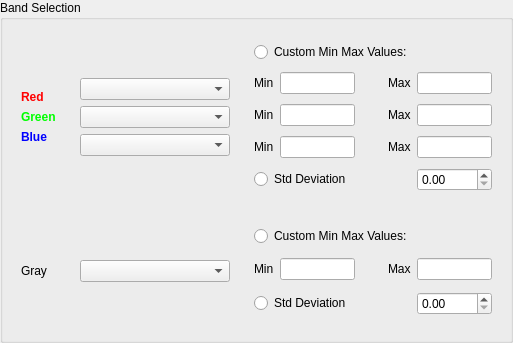
        <widget class="QGroupBox" name="groupBox_2" >
         <property name="title" >
          <string>Band Selection</string>
         </property>
         <layout class="QGridLayout" >
          <property name="leftMargin" >
           <number>9</number>
          </property>
          <property name="topMargin" >
           <number>9</number>
          </property>
          <property name="rightMargin" >
           <number>9</number>
          </property>
          <property name="bottomMargin" >
           <number>9</number>
          </property>
          <property name="horizontalSpacing" >
           <number>6</number>
          </property>
          <property name="verticalSpacing" >
           <number>6</number>
          </property>
          <item row="1" column="3" >
           <widget class="QFrame" name="frameSingleBandValues" >
            <property name="frameShape" >
             <enum>QFrame::NoFrame</enum>
            </property>
            <property name="frameShadow" >
             <enum>QFrame::Plain</enum>
            </property>
            <layout class="QGridLayout" >
             <property name="leftMargin" >
              <number>9</number>
             </property>
             <property name="topMargin" >
              <number>9</number>
             </property>
             <property name="rightMargin" >
              <number>9</number>
             </property>
             <property name="bottomMargin" >
              <number>9</number>
             </property>
             <property name="horizontalSpacing" >
              <number>6</number>
             </property>
             <property name="verticalSpacing" >
              <number>6</number>
             </property>
             <item row="1" column="1" >
              <widget class="QLineEdit" name="leGrayMin" >
               <property name="sizePolicy" >
                <sizepolicy vsizetype="Fixed" hsizetype="Minimum" >
                 <horstretch>0</horstretch>
                 <verstretch>0</verstretch>
                </sizepolicy>
               </property>
               <property name="maximumSize" >
                <size>
                 <width>75</width>
                 <height>16777215</height>
                </size>
               </property>
               <property name="baseSize" >
                <size>
                 <width>0</width>
                 <height>0</height>
                </size>
               </property>
               <property name="maxLength" >
                <number>16</number>
               </property>
              </widget>
             </item>
             <item row="1" column="0" >
              <widget class="QLabel" name="lblGrayMin" >
               <property name="sizePolicy" >
                <sizepolicy vsizetype="Preferred" hsizetype="Preferred" >
                 <horstretch>0</horstretch>
                 <verstretch>0</verstretch>
                </sizepolicy>
               </property>
               <property name="text" >
                <string>Min</string>
               </property>
              </widget>
             </item>
             <item row="2" column="4" >
              <widget class="QDoubleSpinBox" name="sboxSingleBandStdDev" >
               <property name="maximum" >
                <double>10.000000000000000</double>
               </property>
               <property name="singleStep" >
                <double>0.100000000000000</double>
               </property>
               <property name="value" >
                <double>0.000000000000000</double>
               </property>
              </widget>
             </item>
             <item row="2" column="0" colspan="2" >
              <widget class="QRadioButton" name="rbtnSingleBandStdDev" >
               <property name="text" >
                <string>Std Deviation</string>
               </property>
              </widget>
             </item>
             <item row="2" column="2" colspan="2" >
              <spacer>
               <property name="orientation" >
                <enum>Qt::Horizontal</enum>
               </property>
               <property name="sizeHint" >
                <size>
                 <width>40</width>
                 <height>20</height>
                </size>
               </property>
              </spacer>
             </item>
             <item row="0" column="0" colspan="5" >
              <widget class="QRadioButton" name="rbtnSingleBandMinMax" >
               <property name="text" >
                <string>Custom Min Max Values:</string>
               </property>
              </widget>
             </item>
             <item row="1" column="2" >
              <spacer>
               <property name="orientation" >
                <enum>Qt::Horizontal</enum>
               </property>
               <property name="sizeHint" >
                <size>
                 <width>21</width>
                 <height>20</height>
                </size>
               </property>
              </spacer>
             </item>
             <item row="1" column="4" >
              <widget class="QLineEdit" name="leGrayMax" >
               <property name="sizePolicy" >
                <sizepolicy vsizetype="Fixed" hsizetype="Minimum" >
                 <horstretch>0</horstretch>
                 <verstretch>0</verstretch>
                </sizepolicy>
               </property>
               <property name="maximumSize" >
                <size>
                 <width>75</width>
                 <height>16777215</height>
                </size>
               </property>
               <property name="baseSize" >
                <size>
                 <width>0</width>
                 <height>0</height>
                </size>
               </property>
               <property name="maxLength" >
                <number>16</number>
               </property>
              </widget>
             </item>
             <item row="1" column="3" >
              <widget class="QLabel" name="lblGrayMax" >
               <property name="sizePolicy" >
                <sizepolicy vsizetype="Preferred" hsizetype="Preferred" >
                 <horstretch>0</horstretch>
                 <verstretch>0</verstretch>
                </sizepolicy>
               </property>
               <property name="text" >
                <string>Max</string>
               </property>
              </widget>
             </item>
            </layout>
           </widget>
          </item>
          <item row="0" column="0" >
           <widget class="QFrame" name="frameThreeBandLabels" >
            <property name="frameShape" >
             <enum>QFrame::NoFrame</enum>
            </property>
            <property name="frameShadow" >
             <enum>QFrame::Plain</enum>
            </property>
            <layout class="QVBoxLayout" >
             <property name="spacing" >
              <number>6</number>
             </property>
             <property name="leftMargin" >
              <number>9</number>
             </property>
             <property name="topMargin" >
              <number>9</number>
             </property>
             <property name="rightMargin" >
              <number>9</number>
             </property>
             <property name="bottomMargin" >
              <number>9</number>
             </property>
             <item>
              <spacer>
               <property name="orientation" >
                <enum>Qt::Vertical</enum>
               </property>
               <property name="sizeType" >
                <enum>QSizePolicy::Expanding</enum>
               </property>
               <property name="sizeHint" >
                <size>
                 <width>20</width>
                 <height>40</height>
                </size>
               </property>
              </spacer>
             </item>
             <item>
              <widget class="QLabel" name="lblRed" >
               <property name="text" >
                <string>&lt;b>&lt;font color="#ff0000">Red&lt;/font>&lt;/b></string>
               </property>
               <property name="buddy" >
                <cstring>cboRed</cstring>
               </property>
              </widget>
             </item>
             <item>
              <widget class="QLabel" name="lblGreen" >
               <property name="text" >
                <string>&lt;b>&lt;font color="#00ff00">Green&lt;/font>&lt;/b></string>
               </property>
               <property name="buddy" >
                <cstring>cboGreen</cstring>
               </property>
              </widget>
             </item>
             <item>
              <widget class="QLabel" name="lblBlue" >
               <property name="text" >
                <string>&lt;b>&lt;font color="#0000ff">Blue&lt;/font>&lt;/b></string>
               </property>
               <property name="buddy" >
                <cstring>cboBlue</cstring>
               </property>
              </widget>
             </item>
             <item>
              <spacer>
               <property name="orientation" >
                <enum>Qt::Vertical</enum>
               </property>
               <property name="sizeHint" >
                <size>
                 <width>20</width>
                 <height>40</height>
                </size>
               </property>
              </spacer>
             </item>
            </layout>
           </widget>
          </item>
          <item row="0" column="1" >
           <widget class="QFrame" name="frameThreeBandBands" >
            <property name="frameShape" >
             <enum>QFrame::NoFrame</enum>
            </property>
            <property name="frameShadow" >
             <enum>QFrame::Plain</enum>
            </property>
            <layout class="QVBoxLayout" >
             <property name="spacing" >
              <number>6</number>
             </property>
             <property name="leftMargin" >
              <number>9</number>
             </property>
             <property name="topMargin" >
              <number>9</number>
             </property>
             <property name="rightMargin" >
              <number>9</number>
             </property>
             <property name="bottomMargin" >
              <number>9</number>
             </property>
             <item>
              <spacer>
               <property name="orientation" >
                <enum>Qt::Vertical</enum>
               </property>
               <property name="sizeType" >
                <enum>QSizePolicy::Expanding</enum>
               </property>
               <property name="sizeHint" >
                <size>
                 <width>20</width>
                 <height>40</height>
                </size>
               </property>
              </spacer>
             </item>
             <item>
              <widget class="QComboBox" name="cboRed" >
               <property name="sizePolicy" >
                <sizepolicy vsizetype="Fixed" hsizetype="Expanding" >
                 <horstretch>0</horstretch>
                 <verstretch>0</verstretch>
                </sizepolicy>
               </property>
               <property name="minimumSize" >
                <size>
                 <width>150</width>
                 <height>0</height>
                </size>
               </property>
               <property name="baseSize" >
                <size>
                 <width>100</width>
                 <height>0</height>
                </size>
               </property>
              </widget>
             </item>
             <item>
              <widget class="QComboBox" name="cboGreen" >
               <property name="sizePolicy" >
                <sizepolicy vsizetype="Fixed" hsizetype="Expanding" >
                 <horstretch>0</horstretch>
                 <verstretch>0</verstretch>
                </sizepolicy>
               </property>
               <property name="minimumSize" >
                <size>
                 <width>150</width>
                 <height>0</height>
                </size>
               </property>
               <property name="baseSize" >
                <size>
                 <width>0</width>
                 <height>0</height>
                </size>
               </property>
              </widget>
             </item>
             <item>
              <widget class="QComboBox" name="cboBlue" >
               <property name="sizePolicy" >
                <sizepolicy vsizetype="Fixed" hsizetype="Expanding" >
                 <horstretch>0</horstretch>
                 <verstretch>0</verstretch>
                </sizepolicy>
               </property>
               <property name="minimumSize" >
                <size>
                 <width>150</width>
                 <height>0</height>
                </size>
               </property>
               <property name="baseSize" >
                <size>
                 <width>100</width>
                 <height>0</height>
                </size>
               </property>
              </widget>
             </item>
             <item>
              <spacer>
               <property name="orientation" >
                <enum>Qt::Vertical</enum>
               </property>
               <property name="sizeHint" >
                <size>
                 <width>20</width>
                 <height>40</height>
                </size>
               </property>
              </spacer>
             </item>
            </layout>
           </widget>
          </item>
          <item row="1" column="0" >
           <widget class="QFrame" name="frameSingleBandLabels" >
            <property name="frameShape" >
             <enum>QFrame::NoFrame</enum>
            </property>
            <property name="frameShadow" >
             <enum>QFrame::Plain</enum>
            </property>
            <layout class="QVBoxLayout" >
             <property name="spacing" >
              <number>6</number>
             </property>
             <property name="leftMargin" >
              <number>9</number>
             </property>
             <property name="topMargin" >
              <number>9</number>
             </property>
             <property name="rightMargin" >
              <number>9</number>
             </property>
             <property name="bottomMargin" >
              <number>9</number>
             </property>
             <item>
              <spacer>
               <property name="orientation" >
                <enum>Qt::Vertical</enum>
               </property>
               <property name="sizeHint" >
                <size>
                 <width>20</width>
                 <height>40</height>
                </size>
               </property>
              </spacer>
             </item>
             <item>
              <widget class="QLabel" name="label" >
               <property name="sizePolicy" >
                <sizepolicy vsizetype="Preferred" hsizetype="Maximum" >
                 <horstretch>0</horstretch>
                 <verstretch>0</verstretch>
                </sizepolicy>
               </property>
               <property name="text" >
                <string>Gray</string>
               </property>
              </widget>
             </item>
             <item>
              <spacer>
               <property name="orientation" >
                <enum>Qt::Vertical</enum>
               </property>
               <property name="sizeHint" >
                <size>
                 <width>20</width>
                 <height>40</height>
                </size>
               </property>
              </spacer>
             </item>
            </layout>
           </widget>
          </item>
          <item row="1" column="1" >
           <widget class="QFrame" name="frameSingleBandBands" >
            <property name="frameShape" >
             <enum>QFrame::NoFrame</enum>
            </property>
            <property name="frameShadow" >
             <enum>QFrame::Plain</enum>
            </property>
            <layout class="QVBoxLayout" >
             <property name="spacing" >
              <number>6</number>
             </property>
             <property name="leftMargin" >
              <number>9</number>
             </property>
             <property name="topMargin" >
              <number>9</number>
             </property>
             <property name="rightMargin" >
              <number>9</number>
             </property>
             <property name="bottomMargin" >
              <number>9</number>
             </property>
             <item>
              <spacer>
               <property name="orientation" >
                <enum>Qt::Vertical</enum>
               </property>
               <property name="sizeType" >
                <enum>QSizePolicy::Expanding</enum>
               </property>
               <property name="sizeHint" >
                <size>
                 <width>20</width>
                 <height>40</height>
                </size>
               </property>
              </spacer>
             </item>
             <item>
              <widget class="QComboBox" name="cboGray" >
               <property name="sizePolicy" >
                <sizepolicy vsizetype="Fixed" hsizetype="Expanding" >
                 <horstretch>0</horstretch>
                 <verstretch>0</verstretch>
                </sizepolicy>
               </property>
               <property name="minimumSize" >
                <size>
                 <width>150</width>
                 <height>0</height>
                </size>
               </property>
              </widget>
             </item>
             <item>
              <spacer>
               <property name="orientation" >
                <enum>Qt::Vertical</enum>
               </property>
               <property name="sizeHint" >
                <size>
                 <width>20</width>
                 <height>40</height>
                </size>
               </property>
              </spacer>
             </item>
            </layout>
           </widget>
          </item>
          <item row="0" column="3" >
           <widget class="QFrame" name="frameThreeBandValues" >
            <property name="frameShape" >
             <enum>QFrame::NoFrame</enum>
            </property>
            <property name="frameShadow" >
             <enum>QFrame::Plain</enum>
            </property>
            <layout class="QGridLayout" >
             <property name="leftMargin" >
              <number>9</number>
             </property>
             <property name="topMargin" >
              <number>9</number>
             </property>
             <property name="rightMargin" >
              <number>9</number>
             </property>
             <property name="bottomMargin" >
              <number>9</number>
             </property>
             <property name="horizontalSpacing" >
              <number>6</number>
             </property>
             <property name="verticalSpacing" >
              <number>6</number>
             </property>
             <item row="3" column="0" >
              <widget class="QLabel" name="lblBlueMin" >
               <property name="sizePolicy" >
                <sizepolicy vsizetype="Preferred" hsizetype="Preferred" >
                 <horstretch>0</horstretch>
                 <verstretch>0</verstretch>
                </sizepolicy>
               </property>
               <property name="text" >
                <string>Min</string>
               </property>
              </widget>
             </item>
             <item row="3" column="1" >
              <widget class="QLineEdit" name="leBlueMin" >
               <property name="sizePolicy" >
                <sizepolicy vsizetype="Fixed" hsizetype="Minimum" >
                 <horstretch>0</horstretch>
                 <verstretch>0</verstretch>
                </sizepolicy>
               </property>
               <property name="maximumSize" >
                <size>
                 <width>75</width>
                 <height>16777215</height>
                </size>
               </property>
               <property name="baseSize" >
                <size>
                 <width>0</width>
                 <height>0</height>
                </size>
               </property>
               <property name="maxLength" >
                <number>16</number>
               </property>
              </widget>
             </item>
             <item row="2" column="4" >
              <widget class="QLineEdit" name="leGreenMax" >
               <property name="sizePolicy" >
                <sizepolicy vsizetype="Fixed" hsizetype="Minimum" >
                 <horstretch>0</horstretch>
                 <verstretch>0</verstretch>
                </sizepolicy>
               </property>
               <property name="maximumSize" >
                <size>
                 <width>75</width>
                 <height>16777215</height>
                </size>
               </property>
               <property name="baseSize" >
                <size>
                 <width>0</width>
                 <height>0</height>
                </size>
               </property>
               <property name="maxLength" >
                <number>16</number>
               </property>
              </widget>
             </item>
             <item row="2" column="0" >
              <widget class="QLabel" name="lblGreenMin" >
               <property name="sizePolicy" >
                <sizepolicy vsizetype="Preferred" hsizetype="Preferred" >
                 <horstretch>0</horstretch>
                 <verstretch>0</verstretch>
                </sizepolicy>
               </property>
               <property name="text" >
                <string>Min</string>
               </property>
              </widget>
             </item>
             <item row="0" column="0" colspan="5" >
              <widget class="QRadioButton" name="rbtnThreeBandMinMax" >
               <property name="text" >
                <string>Custom Min Max Values:</string>
               </property>
              </widget>
             </item>
             <item row="4" column="2" colspan="2" >
              <spacer>
               <property name="orientation" >
                <enum>Qt::Horizontal</enum>
               </property>
               <property name="sizeHint" >
                <size>
                 <width>40</width>
                 <height>20</height>
                </size>
               </property>
              </spacer>
             </item>
             <item row="2" column="2" >
              <spacer>
               <property name="orientation" >
                <enum>Qt::Horizontal</enum>
               </property>
               <property name="sizeHint" >
                <size>
                 <width>21</width>
                 <height>20</height>
                </size>
               </property>
              </spacer>
             </item>
             <item row="1" column="3" >
              <widget class="QLabel" name="lblRedMax" >
               <property name="sizePolicy" >
                <sizepolicy vsizetype="Preferred" hsizetype="Preferred" >
                 <horstretch>0</horstretch>
                 <verstretch>0</verstretch>
                </sizepolicy>
               </property>
               <property name="text" >
                <string>Max</string>
               </property>
              </widget>
             </item>
             <item row="1" column="2" >
              <spacer>
               <property name="orientation" >
                <enum>Qt::Horizontal</enum>
               </property>
               <property name="sizeHint" >
                <size>
                 <width>21</width>
                 <height>20</height>
                </size>
               </property>
              </spacer>
             </item>
             <item row="3" column="2" >
              <spacer>
               <property name="orientation" >
                <enum>Qt::Horizontal</enum>
               </property>
               <property name="sizeHint" >
                <size>
                 <width>21</width>
                 <height>20</height>
                </size>
               </property>
              </spacer>
             </item>
             <item row="4" column="0" colspan="2" >
              <widget class="QRadioButton" name="rbtnThreeBandStdDev" >
               <property name="text" >
                <string>Std Deviation</string>
               </property>
              </widget>
             </item>
             <item row="3" column="3" >
              <widget class="QLabel" name="lblBlueMax" >
               <property name="sizePolicy" >
                <sizepolicy vsizetype="Preferred" hsizetype="Preferred" >
                 <horstretch>0</horstretch>
                 <verstretch>0</verstretch>
                </sizepolicy>
               </property>
               <property name="text" >
                <string>Max</string>
               </property>
              </widget>
             </item>
             <item row="4" column="4" >
              <widget class="QDoubleSpinBox" name="sboxThreeBandStdDev" >
               <property name="maximum" >
                <double>10.000000000000000</double>
               </property>
               <property name="singleStep" >
                <double>0.100000000000000</double>
               </property>
               <property name="value" >
                <double>0.000000000000000</double>
               </property>
              </widget>
             </item>
             <item row="2" column="3" >
              <widget class="QLabel" name="lblGreenMax" >
               <property name="sizePolicy" >
                <sizepolicy vsizetype="Preferred" hsizetype="Preferred" >
                 <horstretch>0</horstretch>
                 <verstretch>0</verstretch>
                </sizepolicy>
               </property>
               <property name="text" >
                <string>Max</string>
               </property>
              </widget>
             </item>
             <item row="2" column="1" >
              <widget class="QLineEdit" name="leGreenMin" >
               <property name="sizePolicy" >
                <sizepolicy vsizetype="Fixed" hsizetype="Minimum" >
                 <horstretch>0</horstretch>
                 <verstretch>0</verstretch>
                </sizepolicy>
               </property>
               <property name="maximumSize" >
                <size>
                 <width>75</width>
                 <height>16777215</height>
                </size>
               </property>
               <property name="baseSize" >
                <size>
                 <width>0</width>
                 <height>0</height>
                </size>
               </property>
               <property name="maxLength" >
                <number>16</number>
               </property>
              </widget>
             </item>
             <item row="1" column="1" >
              <widget class="QLineEdit" name="leRedMin" >
               <property name="sizePolicy" >
                <sizepolicy vsizetype="Fixed" hsizetype="Minimum" >
                 <horstretch>0</horstretch>
                 <verstretch>0</verstretch>
                </sizepolicy>
               </property>
               <property name="maximumSize" >
                <size>
                 <width>75</width>
                 <height>16777215</height>
                </size>
               </property>
               <property name="baseSize" >
                <size>
                 <width>0</width>
                 <height>0</height>
                </size>
               </property>
               <property name="maxLength" >
                <number>16</number>
               </property>
              </widget>
             </item>
             <item row="3" column="4" >
              <widget class="QLineEdit" name="leBlueMax" >
               <property name="sizePolicy" >
                <sizepolicy vsizetype="Fixed" hsizetype="Minimum" >
                 <horstretch>0</horstretch>
                 <verstretch>0</verstretch>
                </sizepolicy>
               </property>
               <property name="maximumSize" >
                <size>
                 <width>75</width>
                 <height>16777215</height>
                </size>
               </property>
               <property name="baseSize" >
                <size>
                 <width>0</width>
                 <height>0</height>
                </size>
               </property>
               <property name="maxLength" >
                <number>16</number>
               </property>
              </widget>
             </item>
             <item row="1" column="0" >
              <widget class="QLabel" name="lblRedMin" >
               <property name="sizePolicy" >
                <sizepolicy vsizetype="Preferred" hsizetype="Preferred" >
                 <horstretch>0</horstretch>
                 <verstretch>0</verstretch>
                </sizepolicy>
               </property>
               <property name="text" >
                <string>Min</string>
               </property>
              </widget>
             </item>
             <item row="1" column="4" >
              <widget class="QLineEdit" name="leRedMax" >
               <property name="sizePolicy" >
                <sizepolicy vsizetype="Fixed" hsizetype="Minimum" >
                 <horstretch>0</horstretch>
                 <verstretch>0</verstretch>
                </sizepolicy>
               </property>
               <property name="maximumSize" >
                <size>
                 <width>75</width>
                 <height>16777215</height>
                </size>
               </property>
               <property name="baseSize" >
                <size>
                 <width>0</width>
                 <height>0</height>
                </size>
               </property>
               <property name="maxLength" >
                <number>16</number>
               </property>
              </widget>
             </item>
            </layout>
           </widget>
          </item>
         </layout>
        </widget>
